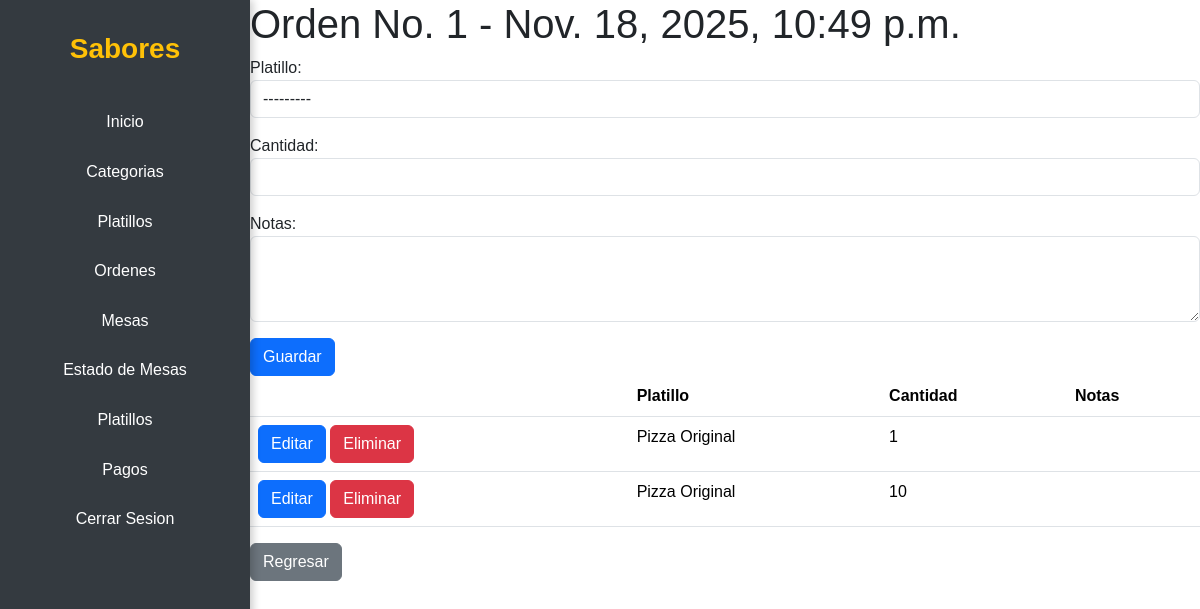
Screenshot of /ordenes/ordenes/1/detalles/ (signed in) with the database file from the repository.
### apps/ordenes/models.py (models this page shows, shortened)
class Orden(models.Model):
    empleado = models.ForeignKey(AppUser, on_delete=models.CASCADE, related_name='ordenes')
    mesa = models.ForeignKey(Mesa, on_delete=models.CASCADE, related_name='ordenes')
    fecha_hora = models.DateTimeField(auto_now_add=True)
    estatus = models.CharField(max_length=50, default='pendiente')

class OrdenDetalle(models.Model):
    orden = models.ForeignKey(Orden, on_delete=models.CASCADE, related_name='detalles')
    platillo = models.ForeignKey(Platillo, on_delete=models.CASCADE, related_name='detalles')
    cantidad = models.IntegerField()
    notas = models.TextField(blank=True, null=True)
    precio_unitario = models.DecimalField(max_digits=10, decimal_places=2)

### apps/platillos/models.py (models this page shows)
class Platillo(models.Model):
    nombre = models.CharField(max_length=200)
    descripcion = models.TextField()
    precio = models.DecimalField(max_digits=10, decimal_places=2)
    categoria = models.ForeignKey(Categoria, on_delete=models.CASCADE, related_name='platillos')
    def __str__(self):
        return self.nombre

### apps/ordenes/views.py (the view, shortened to what this page needs)
# urls.py: path('ordenes/<int:orden_id>/detalles/', views.OrdenDetalleView.as_view(), name='ordenes_detalle_list'),
class OrdenDetalleView(LoginRequiredMixin, ListView):
    model = OrdenDetalle
    template_name = 'ordenes/orden_detalle_list.html'
    context_object_name = 'orden_detalles'
    def get_context_data(self, **kwargs):
        context = super().get_context_data(**kwargs)
        context['orden'] = Orden.objects.get(id=self.kwargs.get('orden_id'))
        context['form'] = OrdenDetalleForm(initial={'orden_id': self.kwargs.get('orden_id')})
        return context
    def get_queryset(self):
        orden_id = self.kwargs.get('orden_id')
        return OrdenDetalle.objects.filter(orden__id=orden_id)

### apps/ordenes/forms.py
class OrdenDetalleForm(forms.Form):
    platillo = forms.ModelChoiceField(queryset=Platillo.objects.all(), widget=forms.Select(attrs={'class': 'form-control'}))
    cantidad = forms.IntegerField(widget=forms.NumberInput(attrs={'class': 'form-control'}))
    notas = forms.CharField(widget=forms.Textarea(attrs={'class': 'form-control', 'rows': 3}), required=False)
    orden_id = forms.IntegerField(widget=forms.HiddenInput())

### templates/ordenes/orden_detalle_list.html (shortened to what this page needs)
{% extends 'main/base.html' %}
{% block content %}
<h1>Orden No. {{ orden.id }} - {{ orden.fecha_hora }}</h1>
<form action="{% url 'ordenes:ordenes_detalle_list' orden.id %}" method="post">
    {{ form.as_p }}
    <button type="submit" class="btn btn-primary">Guardar</button>
</form>
<table class="table">
    <thead>
        <tr>
            <th></th>
            <th>Platillo</th>
            <th>Cantidad</th>
            <th>Notas</th>
        </tr>
    </thead>
    <tbody>
        {% for detalle in orden_detalles %}
        <tr>
            <td>
                <a class="btn btn-primary" href="">Editar</a>
                <a class="btn btn-danger" href="">Eliminar</a>
            </td>
            <td>{{detalle.platillo.nombre}}</td>
            <td>{{detalle.cantidad}}</td>
            <td>{{detalle.notas}}</td>
        </tr>
        {% endfor %}
    </tbody>
</table>
<a href="{% url 'ordenes:ordenes_list' %}" class="btn btn-secondary">Regresar</a>
{% endblock %}

### templates/main/base.html (style rules this page uses)
body { font-family: 'Arial', sans-serif; margin-left: 250px; }

### rows the page displays
Orden: id "1", fecha_hora "Nov. 18, 2025, 10:49 p.m."
OrdenDetalle: platillo.nombre "Pizza Original", cantidad "1"
OrdenDetalle: platillo.nombre "Pizza Original", cantidad "10"
